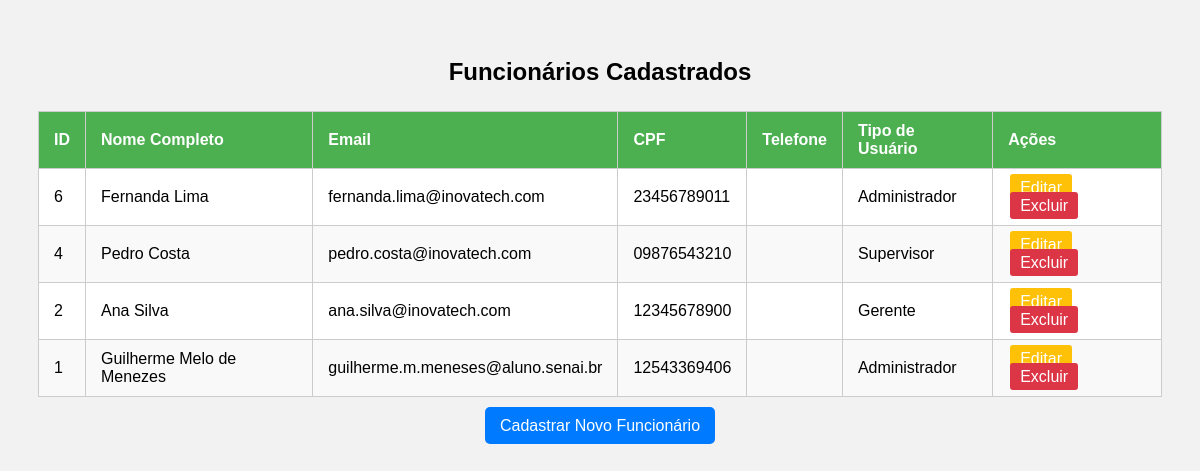
The page /process/exibir_funcionarios.php on the database its author committed.
### tables this page shows
CREATE TABLE IF NOT EXISTS `funcionarios` (
  `funcionario_id` int NOT NULL AUTO_INCREMENT,
  `nome_completo` varchar(255) NOT NULL,
  `email` varchar(255) NOT NULL,
  `cpf` varchar(14) NOT NULL,
  `senha_hash` varchar(255) NOT NULL,
  `telefone_celular` varchar(20) DEFAULT NULL,
  `tipo_usuario` enum('Administrador','Diretor','Gerente','Supervisor','Funcionario') NOT NULL,
  `data_cadastro` datetime NOT NULL DEFAULT CURRENT_TIMESTAMP,
  `ativo` tinyint(1) NOT NULL DEFAULT '1',
  PRIMARY KEY (`funcionario_id`),
  UNIQUE KEY `email` (`email`),
  UNIQUE KEY `cpf` (`cpf`)
);

### process/exibir_funcionarios.php (the view, shortened to what this page needs)
<?php
include_once('../php/config.php');
try {
    $stmt = $conn->query("SELECT * FROM funcionarios ORDER BY funcionario_id DESC");
    $funcionarios = $stmt->fetchAll(PDO::FETCH_ASSOC);
} catch (PDOException $e) {
    echo "Erro ao buscar os dados: " . $e->getMessage();
    exit();
}
?>
<!DOCTYPE html>
<html lang="pt-BR">
<head>
</head>
<body>
    <h2>Funcionários Cadastrados</h2>
    <table>
        <thead>
            <tr>
                <th>ID</th>
                <th>Nome Completo</th>
                <th>Email</th>
                <th>CPF</th>
                <th>Telefone</th>
                <th>Tipo de Usuário</th>
                <th>Ações</th>
            </tr>
        </thead>
        <tbody>
            <?php if ($funcionarios): ?>
                <?php foreach ($funcionarios as $func): ?>
                    <tr>
                        <td><?= htmlspecialchars($func['funcionario_id']) ?></td>
                        <td><?= htmlspecialchars($func['nome_completo']) ?></td>
                        <td><?= htmlspecialchars($func['email']) ?></td>
                        <td><?= htmlspecialchars($func['cpf']) ?></td>
                        <td><?= htmlspecialchars($func['telefone_celular']) ?></td>
                        <td><?= htmlspecialchars($func['tipo_usuario']) ?></td>
                        <td>
                            <a href="editarFuncionario.php?id=<?= htmlspecialchars($func['funcionario_id']) ?>" class="btn-acao btn-editar">Editar</a>
                            <a href="excluirFuncionario.php?id=<?= htmlspecialchars($func['funcionario_id']) ?>" class="btn-acao btn-excluir" onclick="return confirm('Tem certeza que deseja excluir este funcionário?');">Excluir</a>
                        </td>
                    </tr>
                <?php endforeach; ?>
            <?php else: ?>
                <tr>
                    <td colspan="7">Nenhum funcionário cadastrado.</td>
                </tr>
            <?php endif; ?>
        </tbody>
    </table>
    <div class="voltar">
        <a href="../insertFuncionarios.html">Cadastrar Novo Funcionário</a>
    </div>
</body>
</html>

### process/exibir_funcionarios.php (style rules this page uses)
body { font-family: Arial, sans-serif; background-color: #f2f2f2; padding: 30px; }
h2 { text-align: center; margin-bottom: 25px; }
table { width: 100%; border-collapse: collapse; background-color: #fff; }
th, td { padding: 10px 15px; border: 1px solid #ccc; text-align: left; }
th { background-color: #4CAF50; color: white; }
tr:nth-child(even) { background-color: #f9f9f9; }
.voltar { margin-top: 20px; text-align: center; }
.voltar a { background-color: #007bff; color: white; padding: 10px 15px; text-decoration: none; border-radius: 5px; }
.btn-acao { padding: 5px 10px; margin: 0 2px; text-decoration: none; border-radius: 3px; color: white; }
.btn-editar { background-color: #ffc107; }
.btn-excluir { background-color: #dc3545; }

### rows shown on the page
funcionarios: funcionario_id "6", nome_completo "Fernanda Lima", email "fernanda.lima@inovatech.com", cpf "23456789011", tipo_usuario "Administrador"
funcionarios: funcionario_id "4", nome_completo "Pedro Costa", email "pedro.costa@inovatech.com", cpf "09876543210", tipo_usuario "Supervisor"
funcionarios: funcionario_id "2", nome_completo "Ana Silva", email "ana.silva@inovatech.com", cpf "12345678900", tipo_usuario "Gerente"
funcionarios: funcionario_id "1", nome_completo "Guilherme Melo de Menezes", email "guilherme.m.meneses@aluno.senai.br", cpf "12543369406", tipo_usuario "Administrador"
